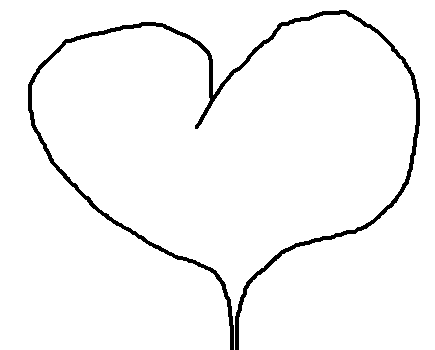
#> input picture AI/app/services/image.png, 435 x 350 px
$ python -i ImagePreprocessing.py   (imports and definitions only)
#> lines starting #> are read from the running program, lines starting #| are printed output that depends on the picture; after the words box and inside, x2 and y2 are one past the last pixel; in counts of white or black regions, pixels touching at a corner belong together
#> further down, picture is the input picture: PIL image 435x350 RGB; 96.6% white; 1 black region, box (x1, y1, x2, y2) and area: (28, 10, 420, 350) 5186
from PIL import Image
import numpy as np

# 이미지를 흑백으로 변환
def convertMono(img: Image):
    fn = lambda x: 255 if x > 240 else 0
    img = img.convert('L').point(fn, mode='1')
    return img.convert('RGB')


def trim_white_borders(image, threshold=240):
    # 이미지 불러오기
#> called with threshold = 240
    image_np = np.array(image)

    # 흰색(또는 거의 흰색) 픽셀 마스크 생성
    if image_np.ndim == 3:  # RGB 이미지
        mask = np.all(image_np > threshold, axis=-1)
    else:  # 흑백 이미지
        mask = image_np > threshold

    coords = np.argwhere(~mask)
#> coords = 5186 pairs, first value 10 to 349, second value 28 to 419

    # 흰색이 아닌 픽셀의 최소/최대 좌표 찾기
    if coords.size == 0:
        raise ValueError("The image is completely white!")

    y_min, x_min = coords.min(axis=0)
#> y_min = 10; x_min = 28
    y_max, x_max = coords.max(axis=0) + 1  # 슬라이싱을 위해 +1
#> y_max = 350; x_max = 420

    # 이미지 자르기
    trimmed_image = image_np[y_min:y_max, x_min:x_max]
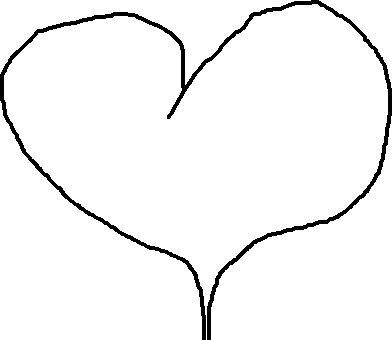
#> trimmed_image: shape (340, 392, 3); 96.1% white; 1 black region, box (x1, y1, x2, y2) and area: (0, 0, 392, 340) 5186

    # 잘라낸 이미지 저장
    trimmed_pil_image = Image.fromarray(trimmed_image)
    return trimmed_pil_image


# 이미지 크기를 128*128로 변경 후 이미지를 배열화
def resizing(img):
    img = img.resize((128, 128))
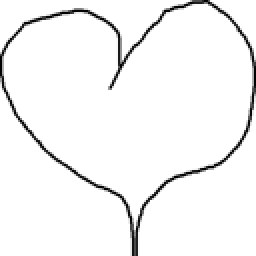
#> img: PIL image 128x128 RGB (shown 2 times larger); min 0, max 255, mean 244.8
    img = img.convert('RGB')
    return img


# 이미지를 배열화
def imageToArray(img):
    img = np.array(img)
    img = np.expand_dims(img, axis=0)
    return img


# 이미지를 AI에 맞게 전환
def imageProcessing(img: Image):
    img = convertMono(img)
    img = trim_white_borders(img)
    img = resizing(img)
    img = imageToArray(img)
    return img

>>> from PIL import Image
>>> picture = Image.open('image.png')
>>> result = imageProcessing(picture)
